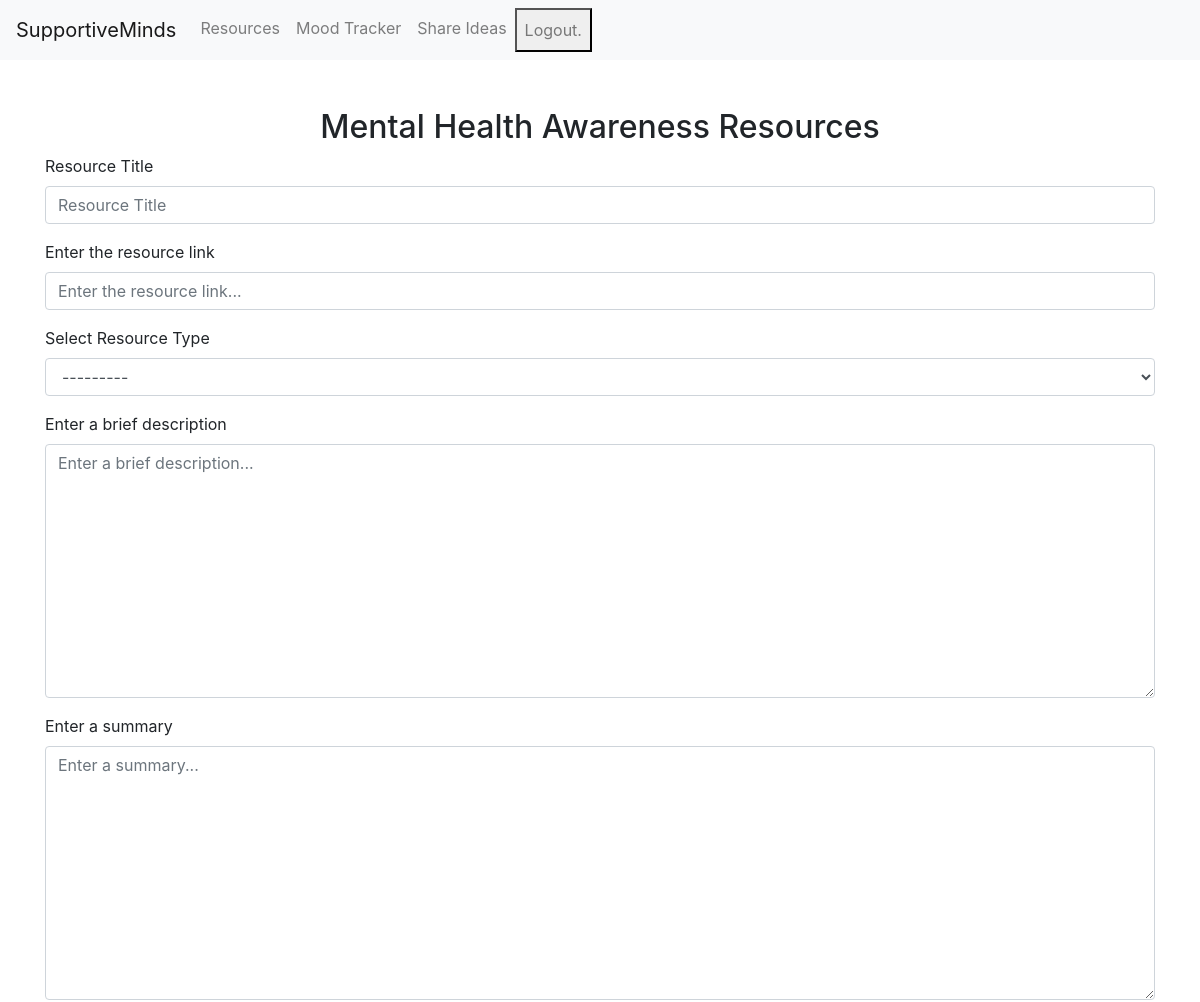
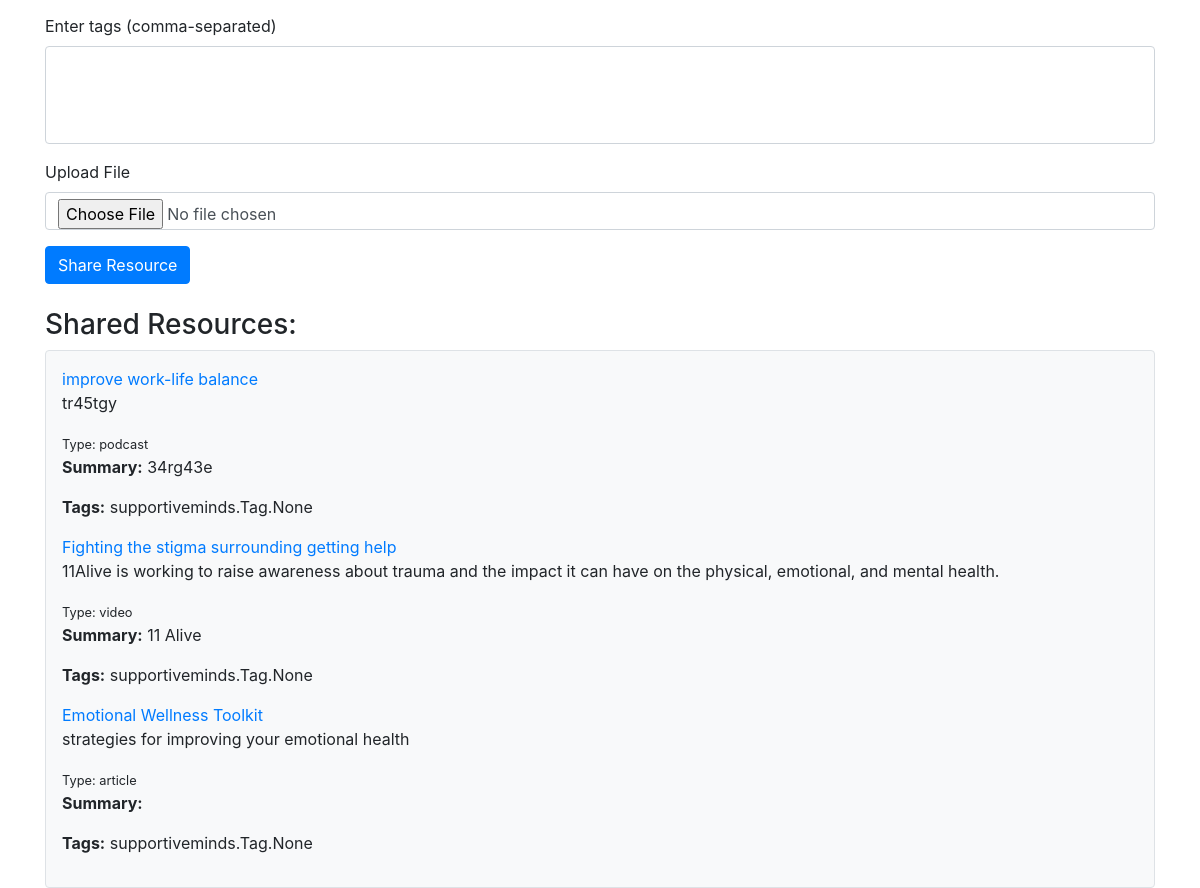
/ideas/ (signed in), run on the app's committed database (2 pictures, top to bottom).
### supportiveminds/models.py (models this page shows, shortened)
class MentalHealthResource(models.Model):
    RESOURCE_TYPES = [
        ('article', 'Article'),
        ('video', 'Video'),
        ('podcast', 'Podcast'),
        ('infographic', 'Infographic'),
        ('other', 'Other'),
    ]
    title = models.CharField(max_length=255)
    resource_link = models.URLField(max_length=200)
    resource_type = models.CharField(max_length=20, choices=RESOURCE_TYPES)
    resource_description = models.TextField()
    summary = models.TextField(blank=True)
    user = models.ForeignKey(User, on_delete=models.CASCADE)
    created_at = models.DateTimeField(auto_now_add=True)
    tags = models.ManyToManyField(Tag, blank=True)
    is_private = models.BooleanField(default=False)
    file_upload = models.FileField(upload_to='uploads/', null=True, blank=True)

### supportiveminds/views.py (the view)
# urls.py: path('ideas/', resources_view, name='ideas' ),
def resources_view(request):
    resources = MentalHealthResource.objects.all().order_by('-created_at')
    if request.method == 'POST':
        form = MentalHealthResourceForm(request.POST, request.FILES)  # Include files
        if form.is_valid():
            resource = form.save(commit=False)
            resource.user = request.user  # Associate the resource with the logged-in user
            resource.save()
            return redirect('ideas')  # Redirect after successful submission
    else:
        form = MentalHealthResourceForm()
    context = {
        'resources': resources,
        'form': form,
    }
    return render(request, 'share_ideas.html', context)

### supportiveminds/forms.py
class MentalHealthResourceForm(forms.ModelForm):
    class Meta:
        model = MentalHealthResource
        fields = ['title', 'resource_link', 'resource_type', 'resource_description', 'summary', 'tags', 'file_upload']
    def __init__(self, *args, **kwargs):
        super(MentalHealthResourceForm, self).__init__(*args, **kwargs)
        self.fields['title'].widget.attrs.update({'class': 'form-control', 'placeholder': 'Resource Title'})
        self.fields['resource_link'].widget.attrs.update({'class': 'form-control', 'placeholder': 'Enter the resource link...'})
        self.fields['resource_type'].widget.attrs.update({'class': 'form-control'})
        self.fields['resource_description'].widget.attrs.update({'class': 'form-control', 'placeholder': 'Enter a brief description...'})
        self.fields['summary'].widget.attrs.update({'class': 'form-control', 'placeholder': 'Enter a summary...'})
        self.fields['tags'].widget.attrs.update({'class': 'form-control', 'placeholder': 'Enter tags (comma-separated)'})
        self.fields['file_upload'].widget.attrs.update({'class': 'form-control'})

### supportiveminds/templates/share_ideas.html (shortened to what this page needs)
{% extends 'base.html' %}
{% block content %}
<div class="container mt-5">
    <h2 class="text-center">Mental Health Awareness Resources</h2>
    <form method="post" enctype="multipart/form-data" id="resource-form">
        <div class="form-group">
            <label for="{{ form.title.id_for_label }}" class="form-label">Resource Title</label>
            {{ form.title }}
        </div>
        <div class="form-group">
            <label for="{{ form.resource_link.id_for_label }}" class="form-label">Enter the resource link</label>
            {{ form.resource_link }}
        </div>
        <div class="form-group">
            <label for="{{ form.resource_type.id_for_label }}" class="form-label">Select Resource Type</label>
            {{ form.resource_type }}
        </div>
        <div class="form-group">
            <label for="{{ form.resource_description.id_for_label }}" class="form-label">Enter a brief description</label>
            {{ form.resource_description }}
        </div>
        <div class="form-group">
            <label for="{{ form.summary.id_for_label }}" class="form-label">Enter a summary</label>
            {{ form.summary }}
        </div>
        <div class="form-group">
            <label for="{{ form.tags.id_for_label }}" class="form-label">Enter tags (comma-separated)</label>
            {{ form.tags }}
        </div>
        <div class="form-group">
            <label for="{{ form.file_upload.id_for_label }}" class="form-label">Upload File</label>
            {{ form.file_upload }}
        </div>
        <button type="submit" class="btn btn-primary">Share Resource</button>
    </form>
    <h3 class="mt-4">Shared Resources:</h3>
    <div id="shared-resources" class="border rounded p-3" style="background-color: #f8f9fa;">
        {% for resource in resources %}
            <div class="mb-3">
                <a href="{{ resource.resource_link }}" target="_blank" class="text-primary">{{ resource.title }}</a>
                <p>{{ resource.resource_description }}</p>
                <small>Type: {{ resource.resource_type }}</small>
                <p><strong>Summary:</strong> {{ resource.summary }}</p>
                <p><strong>Tags:</strong> {{ resource.tags }}</p>
            </div>
        {% endfor %}
    </div>
</div>
{% endblock %}

### data on the page
MentalHealthResource: title "improve work-life balance", resource_description "tr45tgy", resource_type "podcast", summary "34rg43e", tags "supportiveminds.Tag.None"
MentalHealthResource: title "Fighting the stigma surrounding getting help", resource_description "11Alive is working to raise awareness about trauma and the impact it can have on the physical, emotional, and mental health.", resource_type "video", summary "11 Alive", tags "supportiveminds.Tag.None"
MentalHealthResource: title "Emotional Wellness Toolkit", resource_description "strategies for improving your emotional health", resource_type "article", tags "supportiveminds.Tag.None"
